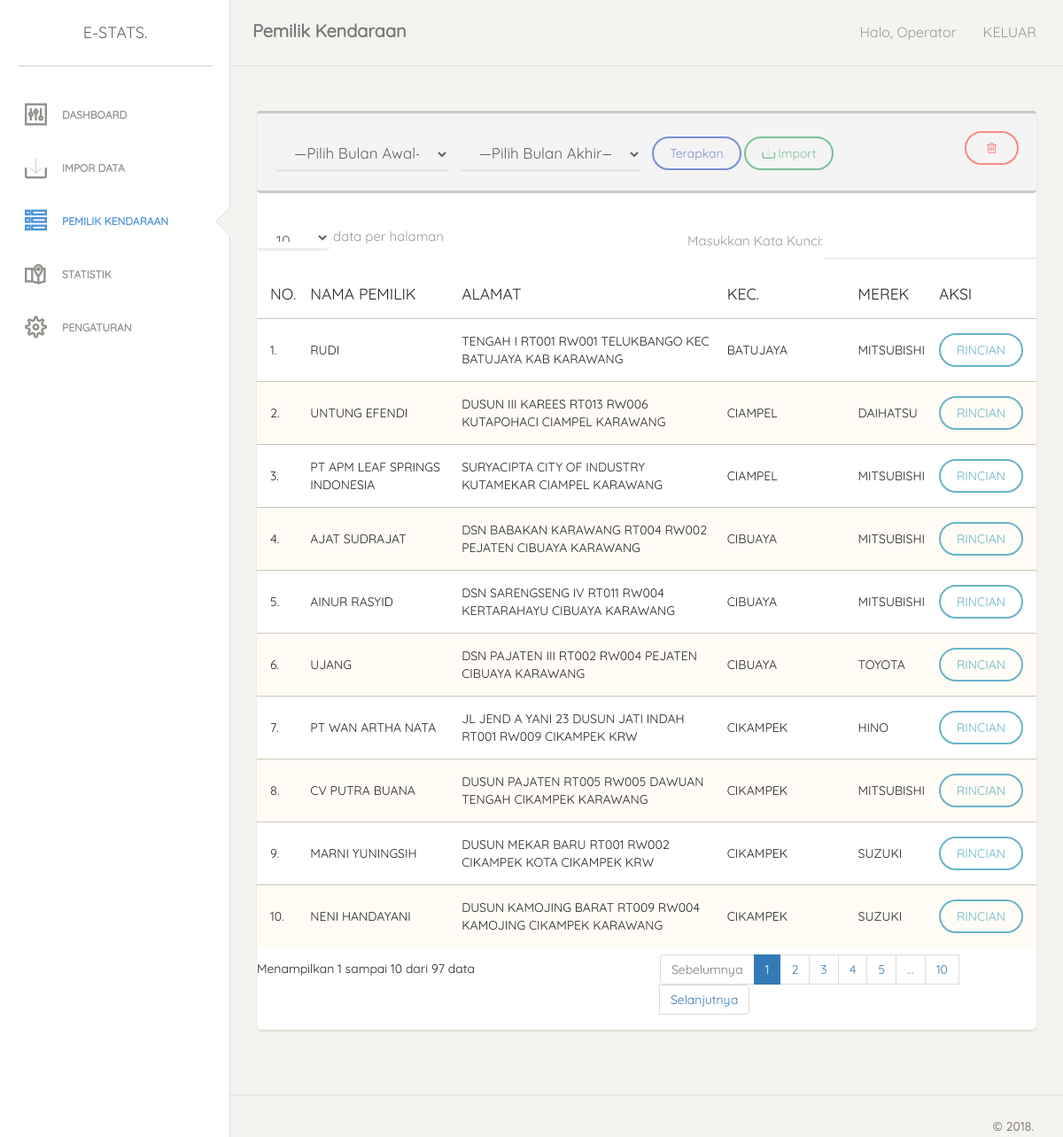
The page /?nav=pemilik-kendaraan (signed in) on the database its author committed.
### tables this page shows
CREATE TABLE `tb_pemilik_kendaraan` (
  `id` bigint(20) NOT NULL,
  `no_pol` varchar(12) NOT NULL,
  `plat` int(11) NOT NULL,
  `nama_pemilik` varchar(40) NOT NULL,
  `alamat_pemilik` text NOT NULL,
  `kecamatan` varchar(20) NOT NULL,
  `kab_kab` varchar(8) NOT NULL,
  `jenis` varchar(5) NOT NULL,
  `merek` varchar(20) NOT NULL,
  `model_type` varchar(250) NOT NULL,
  `tahun` int(4) NOT NULL,
  `tgl_bayar` date NOT NULL
);

### layout/pemilik-kendaraan.php (shortened to what this page needs)
<?php
if (isset($_POST['terapkan'])) {
  $bulan = $_POST['bulan'];
  $bulan_end = $_POST['bulan_end'];
  $selected = "selected";
  $q = mysqli_query($conn, "select * from tb_pemilik_kendaraan
                    where month(tgl_bayar)
                    between '$bulan' and '$bulan_end'
                    order by kecamatan, merek asc");
} else {
  $q = mysqli_query($conn, "select * from tb_pemilik_kendaraan order by kecamatan, merek asc limit 0,100");
}
$q_data = mysqli_query($conn, "select * from tb_pemilik_kendaraan");
$count = mysqli_num_rows($q_data);
?>
<div class="row">
  <div class="col-md-12">
  </div>
</div>
<div class="row">
  <div class="col-md-12">
    <div class="card">
      <div class="header alert alert-grey">
        <div class="row">
          <form action="" method="post">
            <div class="col-md-3">
                <div class="form-group">
                  <select class="form-control" name="bulan" required>
                    <option value="">&#8212;Pilih Bulan Awal&#8212;</option>
                  </select>
                </div>
            </div>
            <div class="col-md-3">
                <div class="form-group">
                  <select class="form-control" name="bulan_end" required>
                    <option value="">&#8212;Pilih Bulan Akhir&#8212;</option>
                  </select>
                </div>
            </div>
            <div class="col-md-4">
              <div class="form-group">
                <button type="submit" class="btn btn-biru" name="terapkan">Terapkan</button>
                <button type="button" data-toggle="modal" data-target="#impor" class="btn btn-success">
                  <i class="ti-import"></i> Import
                </button>
              </div>
            </div>
          </form>
          <div class="col-md-2">
            <?php if ($count > 0) { ?>
            <button type="button" data-toggle="modal" data-target="#clear-data" class="btn btn-danger pull-right">
              <i class="fa fa-trash-o"></i>
            </button>
            <?php } ?>
          </div>
        </div>
      </div>
      <div class="content table-responsive table-full-width">
        <table class="table table-striped table-hover" id="dataTables">
          <thead>
            <th>NO.</th>
            <th>NAMA PEMILIK</th>
            <th>ALAMAT</th>
            <th>KEC.</th>
            <th>MEREK</th>
            <th>AKSI</th>
          </thead>
          <tbody>
          <?php
          $no = 0;
          while($row = mysqli_fetch_array($q)) {
            $no++; ?>
            <tr>
              <td><?php print $no?>.</td>
              <td><?php print $row['nama_pemilik'] ?></td>
              <td><?php print $row['alamat_pemilik']?></td>
              <td><?php print $row['kecamatan']?></td>
              <td><?php print $row['merek']?></td>
              <td>
                <a href="#" class="btn btn-info" data-toggle="modal" data-target="#detil-<?php print $row['id'] ?>">RINCIAN</a>
              </td>
            </tr>
          <?php }  ?>
          </tbody>
        </table>
      </div>
    </div>
  </div>
</div>

### assets/css/custom-style.css (style rules this page uses)
html { width: 100%; height: 100%; font-family: 'Quicksand'; }
body { width: 100%; height: 100%; font-family: 'Quicksand'; }
.form-control { font-size: 17px; background-color: transparent; border-bottom: 3px solid rgba(200, 200, 200, .3); }
.alert.alert-grey { color: rgba(30, 30, 30, .9); border-top: 3px solid rgba(30, 30, 30, .2); border-bottom: 3px solid rgba(30, 30, 30, .2); background-color: rgba(100, 100, 100, .07); }
.btn.btn-biru { color: rgba(70, 100, 200, .7); border-color: rgba(70, 100, 200, .7); background-color: transparent; }
.btn.btn-danger { color: rgba(255, 30, 30, .5); border-color: rgba(255, 30, 30, .5); background-color: transparent; }
.card .header, .card .header .title { color: rgb(90, 90, 90); }

### rows shown on the page
tb_pemilik_kendaraan: nama_pemilik "RUDI", alamat_pemilik "TENGAH I RT001 RW001 TELUKBANGO KEC BATUJAYA KAB KARAWANG", kecamatan "BATUJAYA", merek "MITSUBISHI"
tb_pemilik_kendaraan: nama_pemilik "UNTUNG EFENDI", alamat_pemilik "DUSUN III KAREES RT013 RW006 KUTAPOHACI CIAMPEL KARAWANG", kecamatan "CIAMPEL", merek "DAIHATSU"
tb_pemilik_kendaraan: nama_pemilik "PT APM LEAF SPRINGS INDONESIA", alamat_pemilik "SURYACIPTA CITY OF INDUSTRY KUTAMEKAR CIAMPEL KARAWANG", kecamatan "CIAMPEL", merek "MITSUBISHI"
tb_pemilik_kendaraan: nama_pemilik "AJAT SUDRAJAT", alamat_pemilik "DSN BABAKAN KARAWANG RT004 RW002 PEJATEN CIBUAYA KARAWANG", kecamatan "CIBUAYA", merek "MITSUBISHI"
tb_pemilik_kendaraan: nama_pemilik "AINUR RASYID", alamat_pemilik "DSN SARENGSENG IV RT011 RW004 KERTARAHAYU CIBUAYA KARAWANG", kecamatan "CIBUAYA", merek "MITSUBISHI"
tb_pemilik_kendaraan: nama_pemilik "UJANG", alamat_pemilik "DSN PAJATEN III RT002 RW004 PEJATEN CIBUAYA KARAWANG", kecamatan "CIBUAYA", merek "TOYOTA"
tb_pemilik_kendaraan: nama_pemilik "PT WAN ARTHA NATA", alamat_pemilik "JL JEND A YANI 23 DUSUN JATI INDAH RT001 RW009 CIKAMPEK KRW", kecamatan "CIKAMPEK", merek "HINO"
tb_pemilik_kendaraan: nama_pemilik "CV PUTRA BUANA", alamat_pemilik "DUSUN PAJATEN RT005 RW005 DAWUAN TENGAH CIKAMPEK KARAWANG", kecamatan "CIKAMPEK", merek "MITSUBISHI"
tb_pemilik_kendaraan: nama_pemilik "MARNI YUNINGSIH", alamat_pemilik "DUSUN MEKAR BARU RT001 RW002 CIKAMPEK KOTA CIKAMPEK KRW", kecamatan "CIKAMPEK", merek "SUZUKI"
tb_pemilik_kendaraan: nama_pemilik "NENI HANDAYANI", alamat_pemilik "DUSUN KAMOJING BARAT RT009 RW004 KAMOJING CIKAMPEK KARAWANG", kecamatan "CIKAMPEK", merek "SUZUKI"

### other values the page prints
$_SESSION['fullname'] "Operator"
